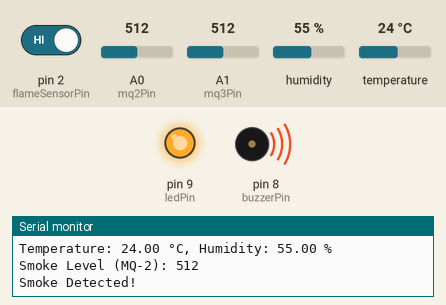
This sketch was run on a simulated Arduino Uno, built with avr-gcc and run on an emulated ATmega328P. Parts: output pins drawn as LEDs (lit = HIGH), buzzer (waves = sounding, pin HIGH), the last lines printed to the serial monitor. The test bench sets the inputs (shaded band); at power-on: pin 2 (flameSensorPin) HIGH, A1 (mq3Pin) = 512, A0 (mq2Pin) = 512, humidity 55 %, temperature 24 °C.

Above: at 5.8 s.
5.9 s: pin 2 (flameSensorPin) driven LOW
At 7.0 s:
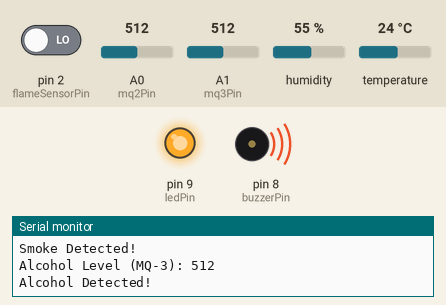
11.9 s: A1 (mq3Pin) set to 358
17.9 s: A1 (mq3Pin) set to 340
At 21.7 s:
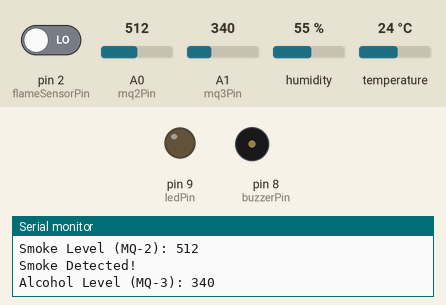
28.6 s: A1 (mq3Pin) set to 360
At 29.4 s:
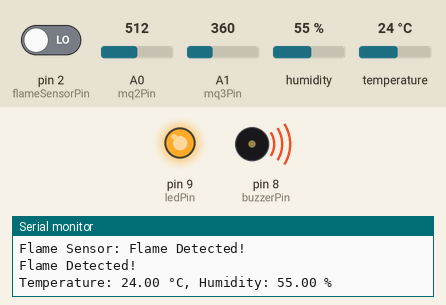
34.6 s: A0 (mq2Pin) set to 312
40.6 s: A0 (mq2Pin) set to 287
At 45.9 s:
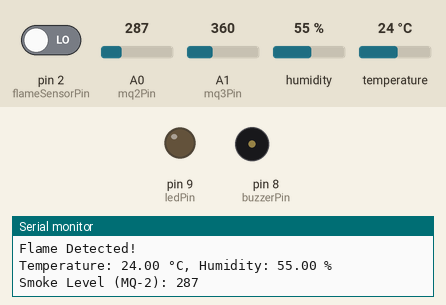
Timing chart, 0 to 52.8 s (numbered marks = the images above; inputs shaded):
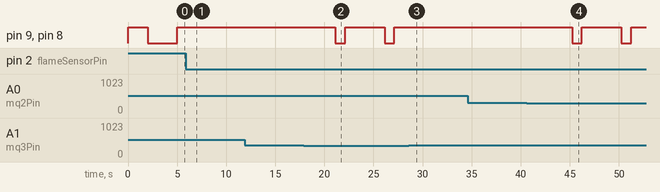

The sketch:

accident.ino
```cpp
#include <DHT.h>

// --- Pin Definitions ---
const int mq2Pin = A0;
const int mq3Pin = A1;
const int flameSensorPin = 2;
const int dhtPin = 3;          // DHT11 data pin
const int buzzerPin = 8;
const int ledPin = 9;

// --- Sensor Thresholds ---
const int smokeThreshold = 300;
const int alcoholThreshold = 350;

// --- DHT Settings ---
#define DHTTYPE DHT11
DHT dht(dhtPin, DHTTYPE);

void setup() {
  pinMode(buzzerPin, OUTPUT);
  pinMode(ledPin, OUTPUT);
  pinMode(flameSensorPin, INPUT);

  Serial.begin(9600);
  dht.begin();
}

void loop() {
  // --- MQ-2: Smoke Detection ---
  int smokeLevel = analogRead(mq2Pin);
  Serial.print("Smoke Level (MQ-2): ");
  Serial.println(smokeLevel);

  if (smokeLevel > smokeThreshold) {
    alert("Smoke Detected!");
  } else {
    resetAlert();
  }
  delay(1000);

  // --- MQ-3: Alcohol Detection ---
  int alcoholLevel = analogRead(mq3Pin);
  Serial.print("Alcohol Level (MQ-3): ");
  Serial.println(alcoholLevel);

  if (alcoholLevel > alcoholThreshold) {
    alert("Alcohol Detected!");
  } else {
    resetAlert();
  }
  delay(1000);

  // --- Flame Detection ---
  int flameStatus = digitalRead(flameSensorPin);
  Serial.print("Flame Sensor: ");
  Serial.println(flameStatus == LOW ? "Flame Detected!" : "No Flame");

  if (flameStatus == LOW) {
    alert("Flame Detected!");
  } else {
    resetAlert();
  }
  delay(1000);

  // --- DHT11: Temp & Humidity ---
  float temp = dht.readTemperature();
  float humidity = dht.readHumidity();

  if (isnan(temp) || isnan(humidity)) {
    Serial.println("Failed to read from DHT11 sensor!");
  } else {
    Serial.print("Temperature: ");
    Serial.print(temp);
    Serial.print(" °C, Humidity: ");
    Serial.print(humidity);
    Serial.println(" %");
  }

  delay(2000); // Longer delay for DHT11 reading
}

// --- Helper Functions ---
void alert(const char* message) {
  digitalWrite(buzzerPin, HIGH);
  digitalWrite(ledPin, HIGH);
  Serial.println(message);
}

void resetAlert() {
  digitalWrite(buzzerPin, LOW);
  digitalWrite(ledPin, LOW);
}
```

Measured:
- the behaviour switches between 351 and 350 on A1 (mq3Pin) (found by bisection; images 1 and 2)
- the behaviour switches between 301 and 300 on A0 (mq2Pin) (found by bisection; images 3 and 4)
- after the input at 5.9 s, pin 9 (ledPin), pin 8 (buzzerPin): stays HIGH (without the input it goes to LOW after 1.1 s)
- after the input at 17.9 s, pin 9 (ledPin), pin 8 (buzzerPin): alternates HIGH for 4.0 s and LOW for 1.0 s, starting after 3.2 s
- after the input at 28.6 s, pin 9 (ledPin), pin 8 (buzzerPin): stays HIGH (without the input it goes to LOW after 2.6 s)
- after the input at 40.6 s, pin 9 (ledPin), pin 8 (buzzerPin): alternates HIGH for 4.0 s and LOW for 1.0 s, starting after 4.6 s
